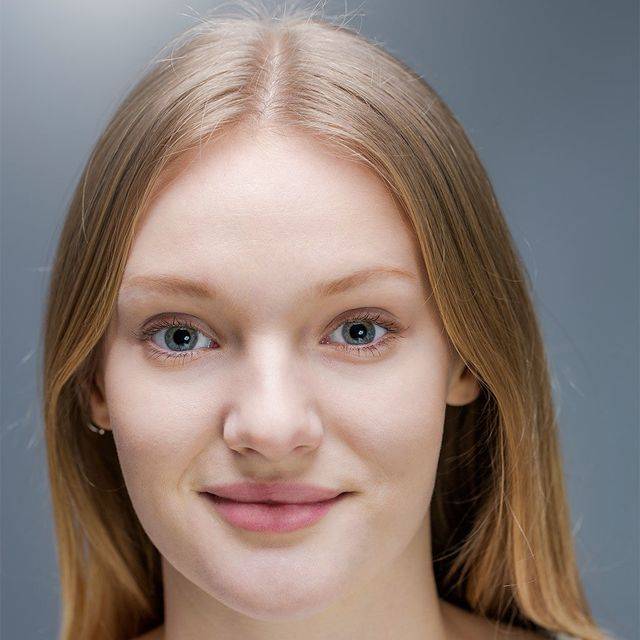
#> input picture cara.jpg, 640 x 640 px
$ python Ejercicio5.py
#> lines starting #> are read from the running program, lines starting #| are printed output that depends on the picture
import cv2
import matplotlib.pyplot as plt

# Lee la imagen en color desde el archivo
image = cv2.imread('cara.jpg')
#> image is the input picture: shape (640, 640, 3); mean B, G, R 118.7, 125.6, 141

# Convierte la imagen a escala de grises
gray_image = cv2.cvtColor(image, cv2.COLOR_BGR2GRAY)
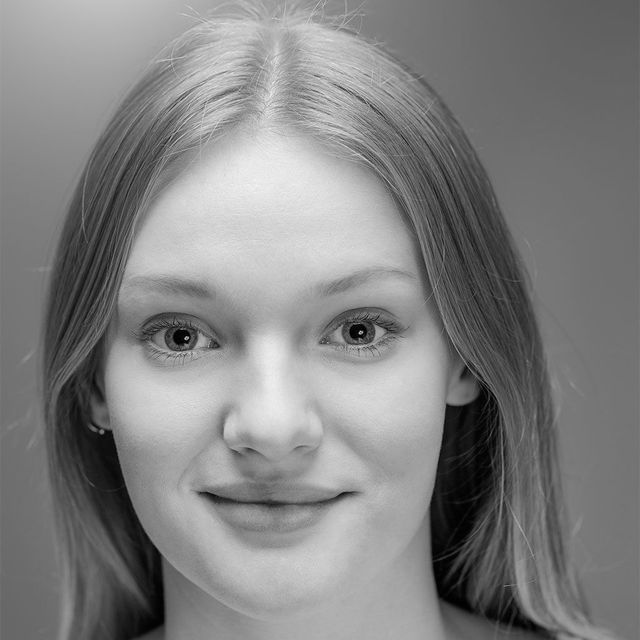
#> gray_image: shape (640, 640); min 0, max 244, mean 129.4

# Aplica la ecualización de histograma
equalized_image = cv2.equalizeHist(gray_image)
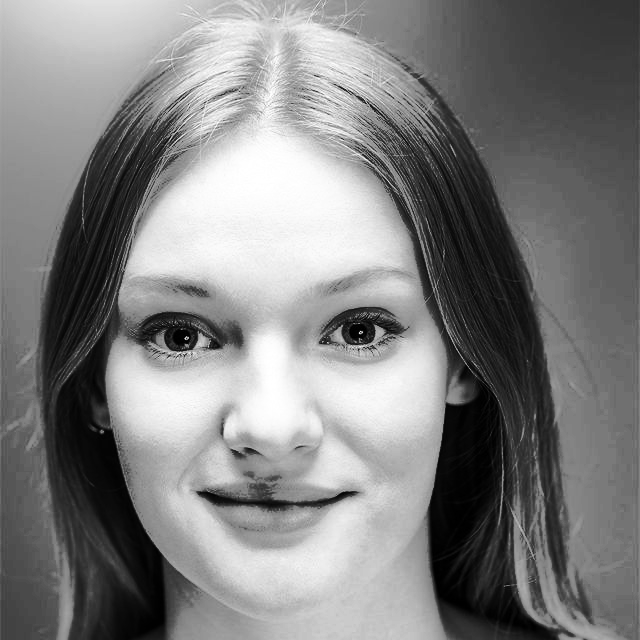
#> equalized_image: shape (640, 640); min 0, max 255, mean 128.4

# Guarda la imagen resultante
cv2.imwrite('cara.jpg', equalized_image)

# Convierte la imagen original a RGB para mostrarla correctamente con matplotlib
image_rgb = cv2.cvtColor(image, cv2.COLOR_BGR2RGB)

# Crea los subplots
plt.figure(figsize=(20, 5))

# Muestra la imagen original en color en el primer subplot
plt.subplot(1, 4, 1)
plt.imshow(image_rgb)
plt.title('Imagen Original en Color')
plt.axis('off')

# Muestra la imagen en escala de grises en el segundo subplot
plt.subplot(1, 4, 2)
plt.imshow(gray_image, cmap='gray')
plt.title('Imagen en Escala de Grises')
plt.axis('off')

# Muestra la imagen ecualizada en el tercer subplot
plt.subplot(1, 4, 3)
plt.imshow(equalized_image, cmap='gray')
plt.title('Imagen Ecualizada')
plt.axis('off')

# Muestra el histograma de la imagen ecualizada en el cuarto subplot
plt.subplot(1, 4, 4)
plt.hist(equalized_image.ravel(), 256, [0, 256])
plt.title('Histograma de la Imagen Ecualizada')

# Muestra las imágenes y el histograma
plt.show()
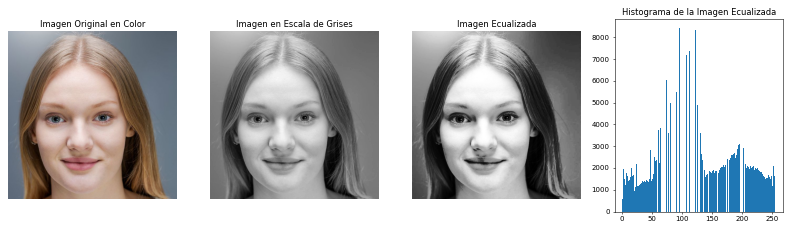
#> figure drawn by matplotlib, 4 panels; panel 4: tallest bar 8420 high, from x = 95 to 96
